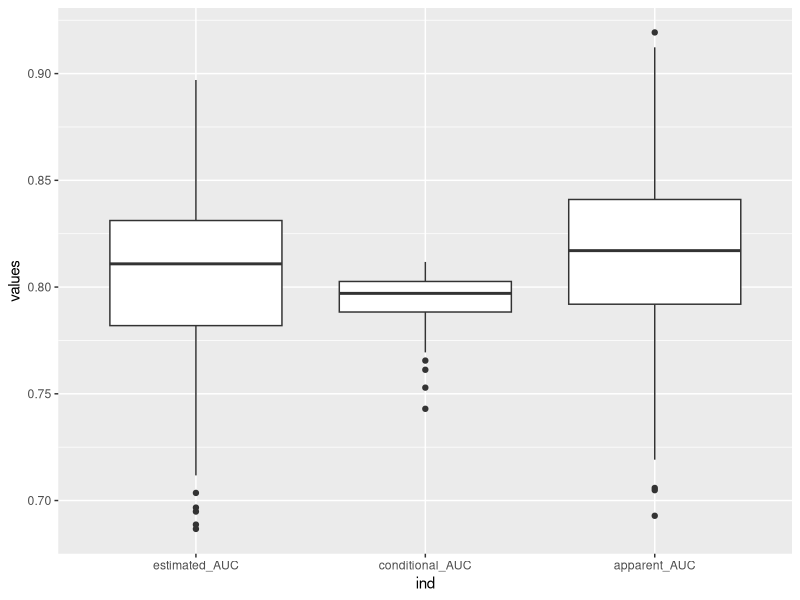
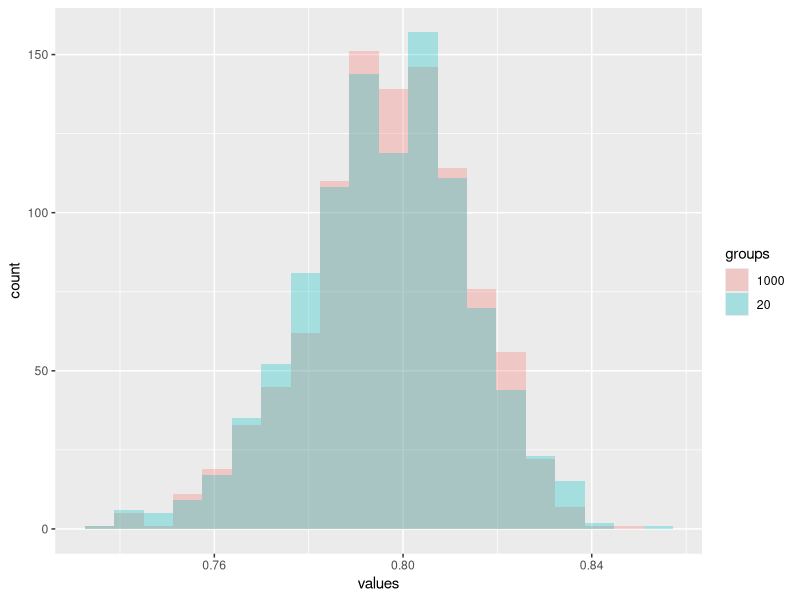

The R source for these figures, in order:
## ---- chunk 1
knitr::opts_chunk$set(echo = TRUE)
library(ROCR)
library(ggplot2)
## ---- chunk 2
generate_data <- function(n, beta){
  n_pred <- length(beta) - 1 #numper of predictors
  x <- matrix(rnorm(n*n_pred), n, n_pred) #generated x
  
  design_matrix <- cbind(1, x)
  
  p <- as.numeric(1/(1+exp(- design_matrix %*% beta))) #true probabilities from logit model
  y <- rbinom(n, 1, p) #drawing outcomes from Bernoulli distribution
  dat <- as.data.frame(x)
  dat$y <- y; dat$p <- p
  return(dat)
}
## ---- chunk 3
set.seed(6042021)
n <- 100
beta <- c(-0.3, 1, -1, .3) #using 3 predictors

full_data <- generate_data(n, beta)
#fitting the model
logitm <- glm(y ~. -p, family = "binomial", data = full_data)
summary(logitm)
## ---- chunk 4
predictions <- predict(logitm, full_data, type="response")

#apparent AUC
appar_AUC <- pROC::auc(full_data$y, predictions, quiet = TRUE)

#estimated AUC
estimated_AUC <- pROC::auc(full_data$y, full_data$p, quiet = TRUE)

#Estimating the conditional AUC
new_data <- generate_data(10000, beta)

pred_new <- predict(logitm, new_data, type="response")
conditional_AUC <- pROC::auc(new_data$y, pred_new, quiet = TRUE)
conditional_AUC
## ---- chunk 5
set.seed(1337)
n_simulation <- 100
n <- 100
beta <- c(-0.3, 1, -1, .3)

df_AUC <- data.frame(estimated_AUC = numeric(n_simulation),
                     conditional_AUC = numeric(n_simulation),
                     apparent_AUC = numeric(n_simulation))

for (i in 1:n_simulation){
  full_data <- generate_data(n, beta)
  logit_model <- glm(y ~. -p, family = "binomial", data = full_data)
  
  
  predictions <- predict(logit_model, full_data, type="response")
  
  df_AUC$apparent_AUC[i] <- pROC::auc(full_data$y, predictions, quiet = TRUE)
  df_AUC$estimated_AUC[i] <- pROC::auc(full_data$y, full_data$p, quiet = TRUE)
  
  new_data <- generate_data(10000, beta)
  pred_new <- predict(logit_model, new_data, type="response")
  df_AUC$conditional_AUC[i] <- pROC::auc(new_data$y, pred_new, quiet = TRUE)
}

ggplot(stack(df_AUC), aes(x = ind, y = values)) +
  geom_boxplot()
## ---- chunk 6
set.seed(20071969)
n_sim <- 1000

auc_1000 <- numeric(n_sim)
auc_20 <- numeric(n_sim)



for (i in 1:n_sim){
  
  n <- 100
  beta <- c(-0.3, 1, -1, .3) #using 3 predictors
  full_data <- generate_data(n, beta)
  
  logitm <- glm(y ~. -p, family = "binomial", data = full_data)
  new_data <- generate_data(1000, beta)
  pred <- predict(logitm, new_data, type="response")
  auc_1000[i] <- pROC::auc(new_data$y, pred, quiet = TRUE)
    
  auc_temp <- numeric(50)
  for (j in 1:50){
    new_data <- generate_data(20, beta)
    pred <- predict(logitm, new_data, type="response")
    auc_temp[j] <- tryCatch({pROC::auc(new_data$y, pred, quiet = TRUE)},
                            error=function(cond){0})
      
  }
  
  auc_20[i] <- mean(auc_temp)
  
}

auc_df <- data.frame(values = c(auc_20,auc_1000),
                     groups = c(rep("20", n_sim), rep("1000", n_sim)))

ggplot(auc_df, aes(x = values, fill = groups)) +
  geom_histogram(position = "identity", alpha = 0.3, bins = 20)
